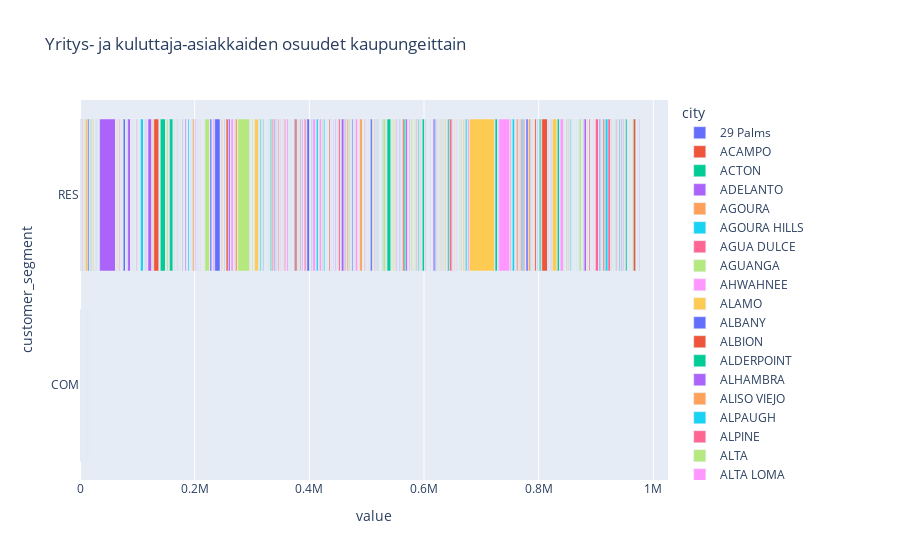

The code cell stored with this chart in its notebook:
### Markdown cell above
Kuvaaja on hieman sekava, koska siinä on useita kaupunkeja, mutta kuvaajasta pystyy näkemään, että San Diego, Bakersfield, Fresno ja San Jose ovat suurimmat yksittäiset kaupungit ja muuten lukumäärät jakautuvat melko tasaisesti

### Code cell
px.bar(pic3, color="city", orientation='h', title="Yritys- ja kuluttaja-asiakkaiden osuudet kaupungeittain")
